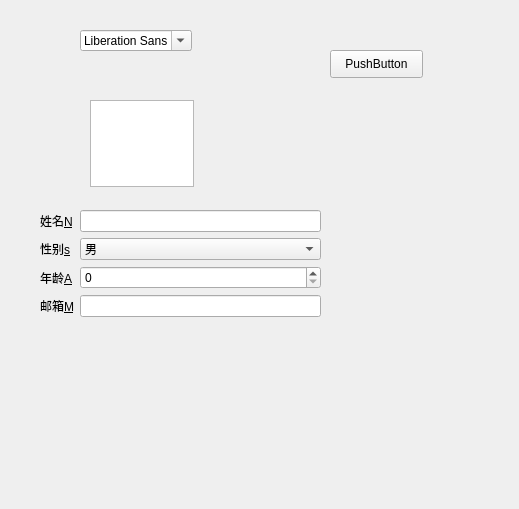
<?xml version="1.0" encoding="UTF-8"?>
<ui version="4.0">
 <class>myWidget</class>
 <widget class="QWidget" name="myWidget">
  <property name="geometry">
   <rect>
    <x>0</x>
    <y>0</y>
    <width>519</width>
    <height>509</height>
   </rect>
  </property>
  <property name="windowTitle">
   <string>myWidget</string>
  </property>
  <widget class="QFontComboBox" name="fontComboBox">
   <property name="geometry">
    <rect>
     <x>80</x>
     <y>30</y>
     <width>112</width>
     <height>21</height>
    </rect>
   </property>
  </widget>
  <widget class="QTextEdit" name="textEdit">
   <property name="geometry">
    <rect>
     <x>90</x>
     <y>100</y>
     <width>104</width>
     <height>87</height>
    </rect>
   </property>
  </widget>
  <widget class="QPushButton" name="pushButton">
   <property name="geometry">
    <rect>
     <x>330</x>
     <y>50</y>
     <width>93</width>
     <height>28</height>
    </rect>
   </property>
   <property name="text">
    <string>PushButton</string>
   </property>
  </widget>
  <widget class="QWidget" name="formLayoutWidget">
   <property name="geometry">
    <rect>
     <x>40</x>
     <y>210</y>
     <width>281</width>
     <height>131</height>
    </rect>
   </property>
   <layout class="QFormLayout" name="formLayout">
    <item row="0" column="0">
     <widget class="QLabel" name="nLabel">
      <property name="text">
       <string>姓名&amp;N</string>
      </property>
      <property name="buddy">
       <cstring>nLineEdit</cstring>
      </property>
     </widget>
    </item>
    <item row="0" column="1">
     <widget class="QLineEdit" name="nLineEdit"/>
    </item>
    <item row="1" column="0">
     <widget class="QLabel" name="sLabel">
      <property name="text">
       <string>性别&amp;s</string>
      </property>
      <property name="buddy">
       <cstring>sComboBox</cstring>
      </property>
     </widget>
    </item>
    <item row="1" column="1">
     <widget class="QComboBox" name="sComboBox">
      <item>
       <property name="text">
        <string>男</string>
       </property>
      </item>
      <item>
       <property name="text">
        <string>女</string>
       </property>
      </item>
     </widget>
    </item>
    <item row="2" column="0">
     <widget class="QLabel" name="aLabel">
      <property name="text">
       <string>年龄&amp;A</string>
      </property>
      <property name="buddy">
       <cstring>aSpinBox</cstring>
      </property>
     </widget>
    </item>
    <item row="2" column="1">
     <widget class="QSpinBox" name="aSpinBox"/>
    </item>
    <item row="3" column="0">
     <widget class="QLabel" name="mLabel">
      <property name="text">
       <string>邮箱&amp;M</string>
      </property>
      <property name="buddy">
       <cstring>mLineEdit</cstring>
      </property>
     </widget>
    </item>
    <item row="3" column="1">
     <widget class="QLineEdit" name="mLineEdit"/>
    </item>
   </layout>
  </widget>
 </widget>
 <resources/>
 <connections/>
</ui>
